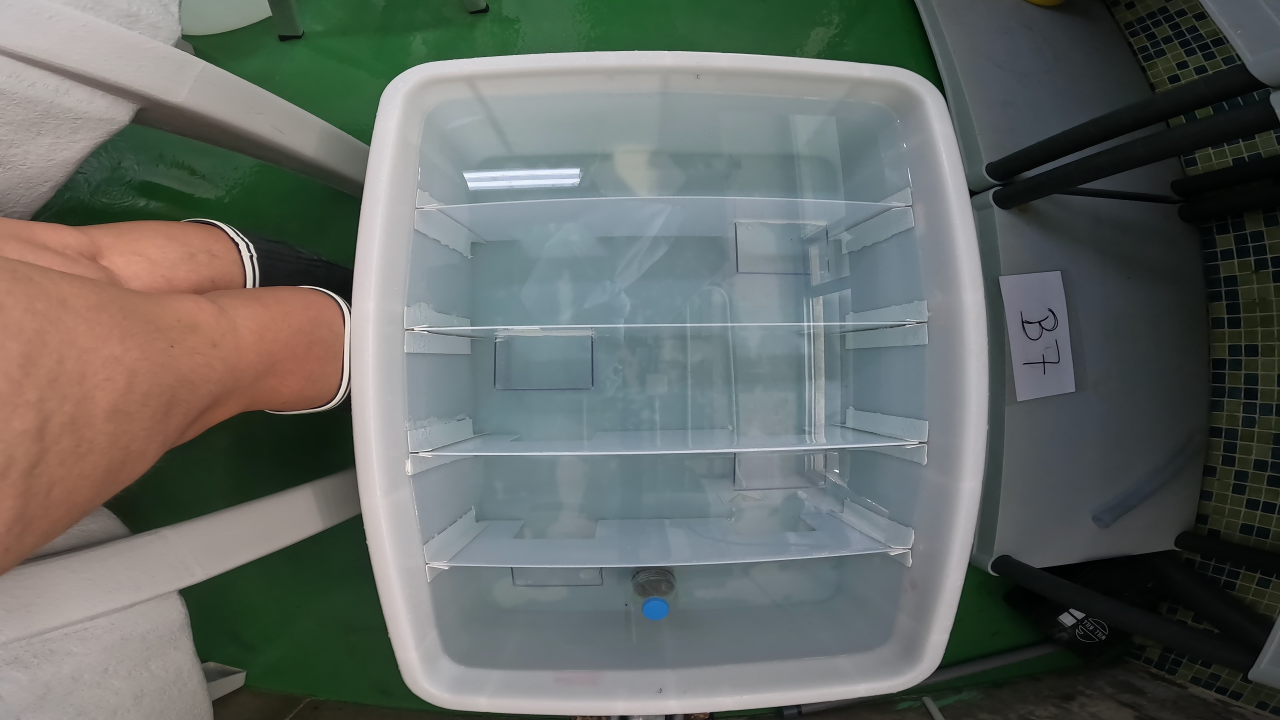
#> input picture frame_100.jpg, 3840 x 2160 px (shown at 1/3 size)
$ python -i Mult_videos_detection.py   (imports and definitions only)
#> lines starting #> are read from the running program, lines starting #| are printed output that depends on the picture
#> further down, picture is the input picture: shape (2160, 3840, 3); mean B, G, R 100.7, 104.7, 99.7
#Import the necessary libraries
import os
import cv2 as cv
import numpy as np
import pandas as pd
from ultralytics import YOLO
import gc


# The function that calculates the angle of a line based on this coordinates
def line_angle(x1, y1, x2, y2):
    return np.degrees(np.arctan2(y2 - y1, x2 - x1))

# The function that extract a certain frame from a video
# [21 lines left out: functions extract_frame, tank_coordinates, not called in this run]

# The function that extracts all the lines present in a frame
def extract_lines(frame):
    gray = cv.cvtColor(frame, cv.COLOR_BGR2GRAY)
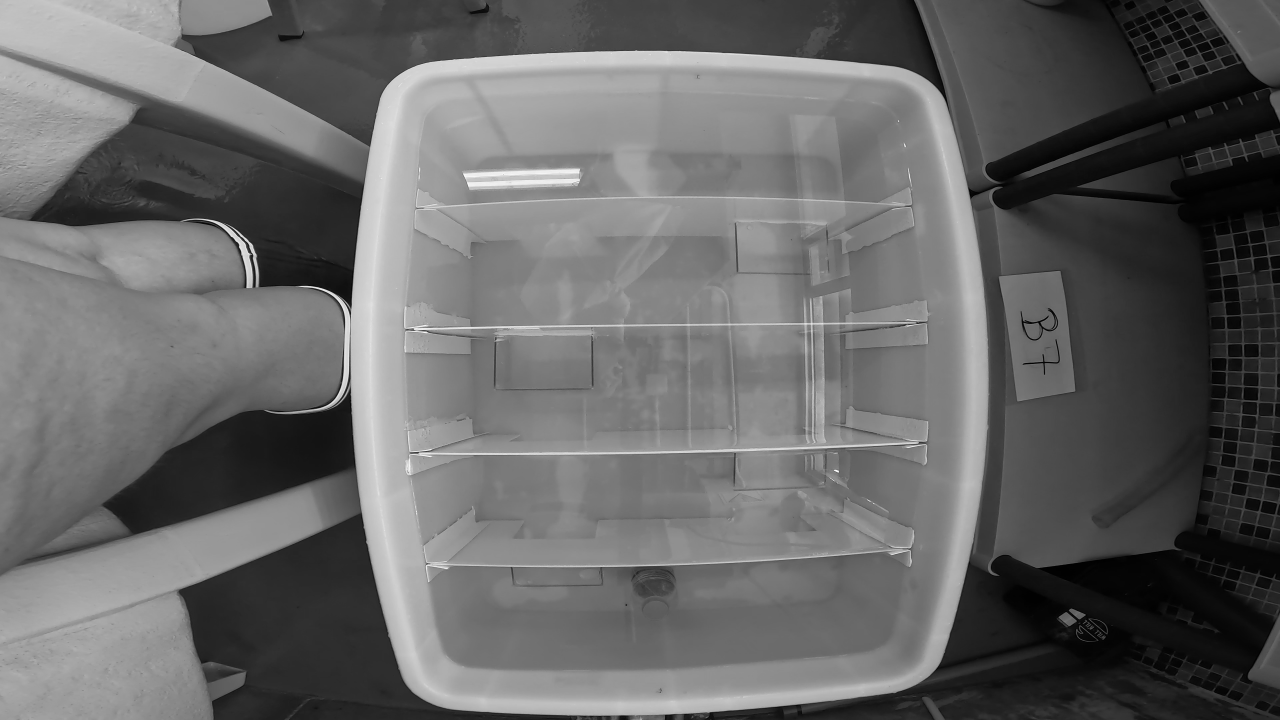
#> gray: shape (2160, 3840) (shown at 1/3 size); min 0, max 255, mean 102.7
    blurred = cv.GaussianBlur(gray, (5, 5), 0)
    edges = cv.Canny(blurred, 50, 150, apertureSize=3)
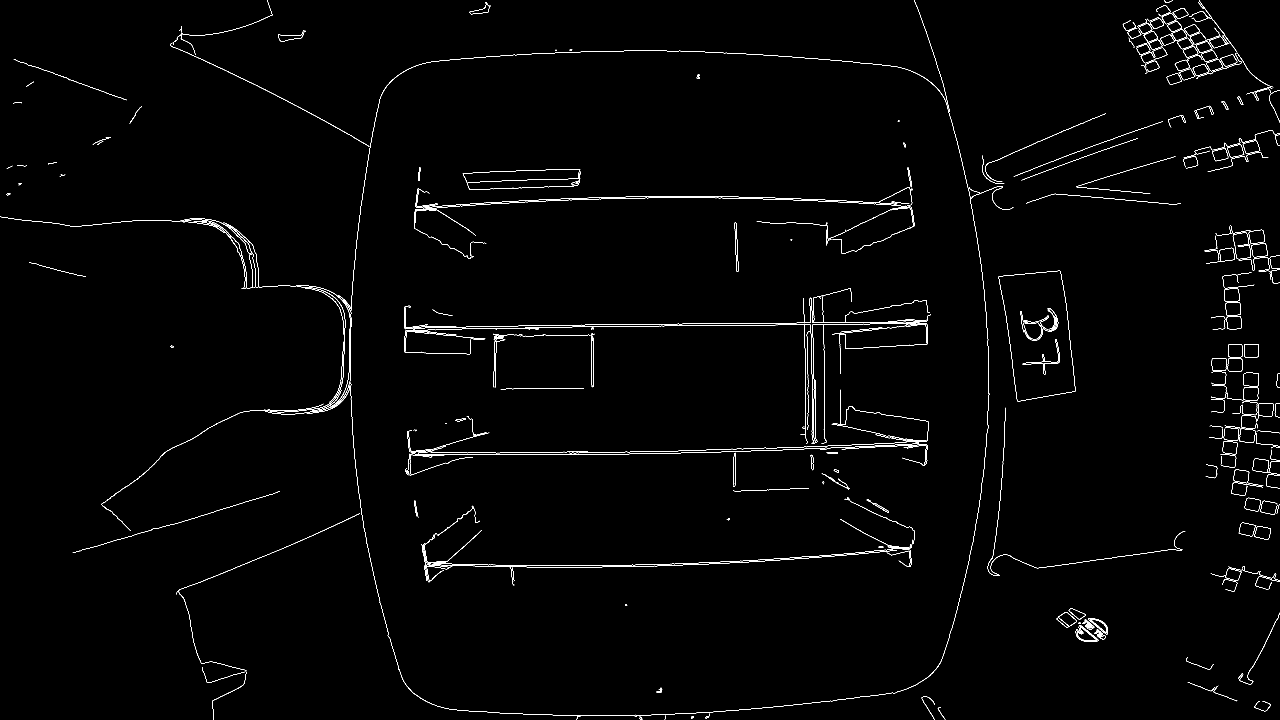
#> edges: shape (2160, 3840) (shown at 1/3 size); 0.87% white in thin lines or dots
    lines = cv.HoughLinesP(edges, 1, np.pi / 180, threshold=150, minLineLength=50, maxLineGap=10)
#> lines = 122 rows, first 6: [1275, 983, 1358, 982], [1606, 982, 1768, 980], [1383, 1364, 1439, 1364], [1651, 1356, 1763, 1354], [1863, 979, 2034, 977], [2111, 1357, 2412, 1347]
    return lines


# The function that extracts the delimation lines of a tank
# [62 lines left out: functions detect_line_areas, detect_blue_cap, format_time, not called in this run]


# Define the base directory to replace in the video paths
base_path_to_replace = "L:\\ENVIROBASS_NOE\\TESTS\\APRENDIZAJE"

# Get the current working directory
current_dir = os.getcwd()

# Read video paths from links.txt
# [326 lines not run here, left out]

>>> import cv2
>>> picture = cv2.imread('../frame_100.jpg')
>>> result = extract_lines(picture)
#> result has the same summary as lines in extract_lines
